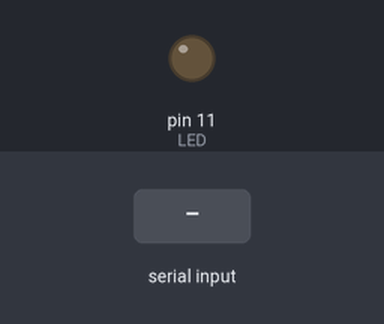
Recording of a sketch running on a simulated Arduino Uno, built with avr-gcc and run on an emulated ATmega328P. On the bench: output pins drawn as LEDs (lit = HIGH). The test bench sets the inputs (shaded band). What the sketch prints to the serial monitor is not drawn.

Above: at 1.2 s.
1.3 s: "1\n" received over Serial
At 2.1 s:
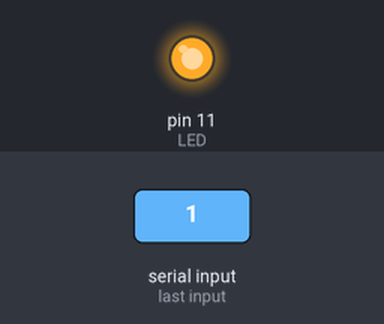
3.8 s: "90,45\n" received over Serial
5.3 s: "30,150\n" received over Serial
Timing chart, 0 to 8.3 s (numbered marks = the images above; inputs shaded):
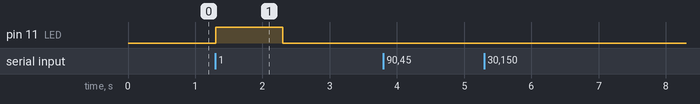

The sketch:

Serial_LEDonoff.ino
```cpp
#define LED 11
void setup() {
  Serial.begin(9600);
  pinMode(LED, OUTPUT);
}

void loop() {
  long a;
  if(Serial.available()){
   a = Serial.parseInt();
   Serial.write(a);
   if (a==1)
      digitalWrite(LED, HIGH);
   else if (a==0)
      digitalWrite(LED, LOW);
  }
}
```

Measured:
- after the input at 1.3 s, pin 11 (LED): LOW → HIGH at once, → LOW 1.0 s later
- after the input at 3.8 s, every drawn part: stays the same
- after the input at 5.3 s, every drawn part: stays the same
